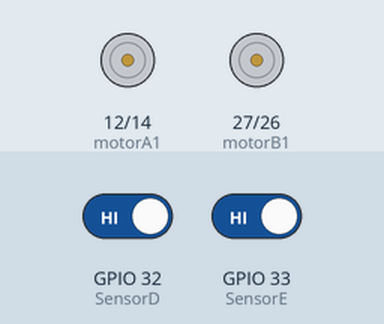
Bench run of a sketch on a simulated ESP32. On the bench: motor-driver pin pairs drawn as motors (green arrow = first pin HIGH = forward, orange = second pin HIGH = backward, longer = more drive, scaled by the enable pin). The test bench sets the inputs (shaded band); at power-on: GPIO 32 (SensorD) HIGH, GPIO 33 (SensorE) HIGH.

Above: at 1.2 s.
1.3 s: GPIO 32 (SensorD) driven LOW
At 1.9 s:
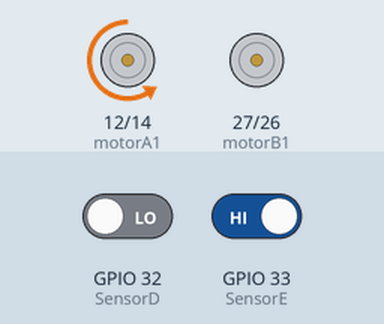
2.8 s: GPIO 33 (SensorE) driven LOW
At 3.1 s:
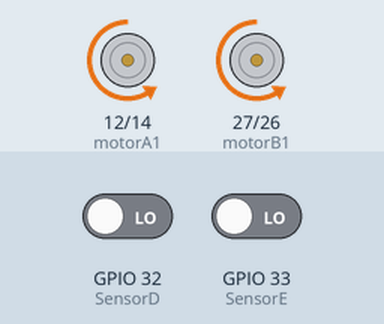
4.3 s: GPIO 32 (SensorD) driven HIGH
At 5.5 s:
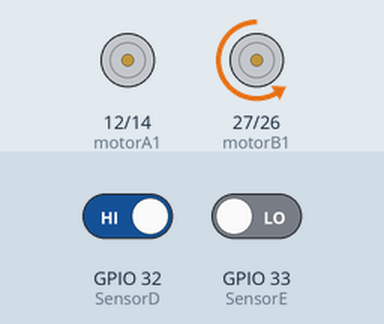
5.8 s: GPIO 33 (SensorE) driven HIGH
At 6.6 s:
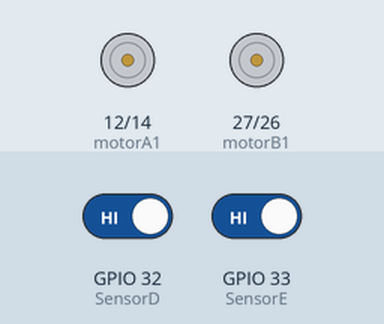
Timing chart, 0 to 8.3 s (numbered marks = the images above; inputs shaded):
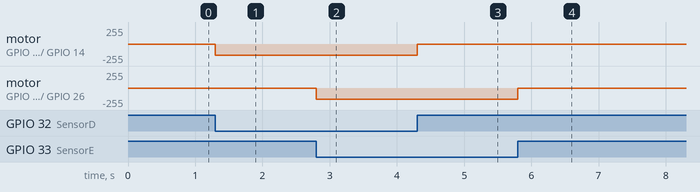

The sketch:

sketch_jun21a.ino
```cpp
#define motorA1 12
#define motorA2 14
#define motorB1 27
#define motorB2 26
#define velocidade 170
#define EnA 13
#define EnB 25


#define SensorD 32
#define SensorE 33

void setup()
{
  pinMode(motorA1, OUTPUT);
  pinMode(motorA2, OUTPUT);
  pinMode(motorB1, OUTPUT);
  pinMode(motorB2, OUTPUT);
  pinMode(EnA, OUTPUT);
  pinMode(EnB, OUTPUT);


  pinMode(SensorD, INPUT);
  pinMode(SensorE, INPUT);

}

/*void loop(){
  analogWrite(EnA, velocidade);
  analogWrite(EnB, velocidade);
  digitalWrite(motorA1,HIGH);
  digitalWrite(motorA2,LOW);
  digitalWrite(motorB1,HIGH);
  digitalWrite(motorB2,LOW);

}*/
void loop(){

  bool statusD = !digitalRead(SensorD);
  bool statusE = !digitalRead(SensorE);
  analogWrite(EnA,velocidade);
  analogWrite(EnB,velocidade);


  if(statusD && statusE){
    digitalWrite(motorA1, LOW);
    digitalWrite(motorA2, HIGH);
    digitalWrite(motorB1, LOW);
    digitalWrite(motorB2, HIGH);
  }
  if(!statusD && !statusE){
    digitalWrite(motorA1, LOW);
    digitalWrite(motorB1, LOW);
    digitalWrite(motorA2, LOW);
    digitalWrite(motorB2, LOW);
  }
  if(!statusD && statusE){
    digitalWrite(motorA1, LOW);
    digitalWrite(motorB1, LOW);
    digitalWrite(motorA2, LOW);
    digitalWrite(motorB2, HIGH);
  }
  if(statusD && !statusE){
    digitalWrite(motorA1, LOW);
    digitalWrite(motorB1, LOW);
    digitalWrite(motorA2, HIGH);
    digitalWrite(motorB2, LOW);
  }
}
```

Measured:
- after the input at 1.3 s, motor on GPIO 12 (motorA1) / GPIO 14 (motorA2): stopped → backward 170/255 at once
- after the input at 2.8 s, motor on GPIO 27 (motorB1) / GPIO 26 (motorB2): stopped → backward 170/255 at once
- after the input at 4.3 s, motor on GPIO 12 (motorA1) / GPIO 14 (motorA2): backward 170/255 → stopped at once
- after the input at 5.8 s, motor on GPIO 27 (motorB1) / GPIO 26 (motorB2): backward 170/255 → stopped at once
